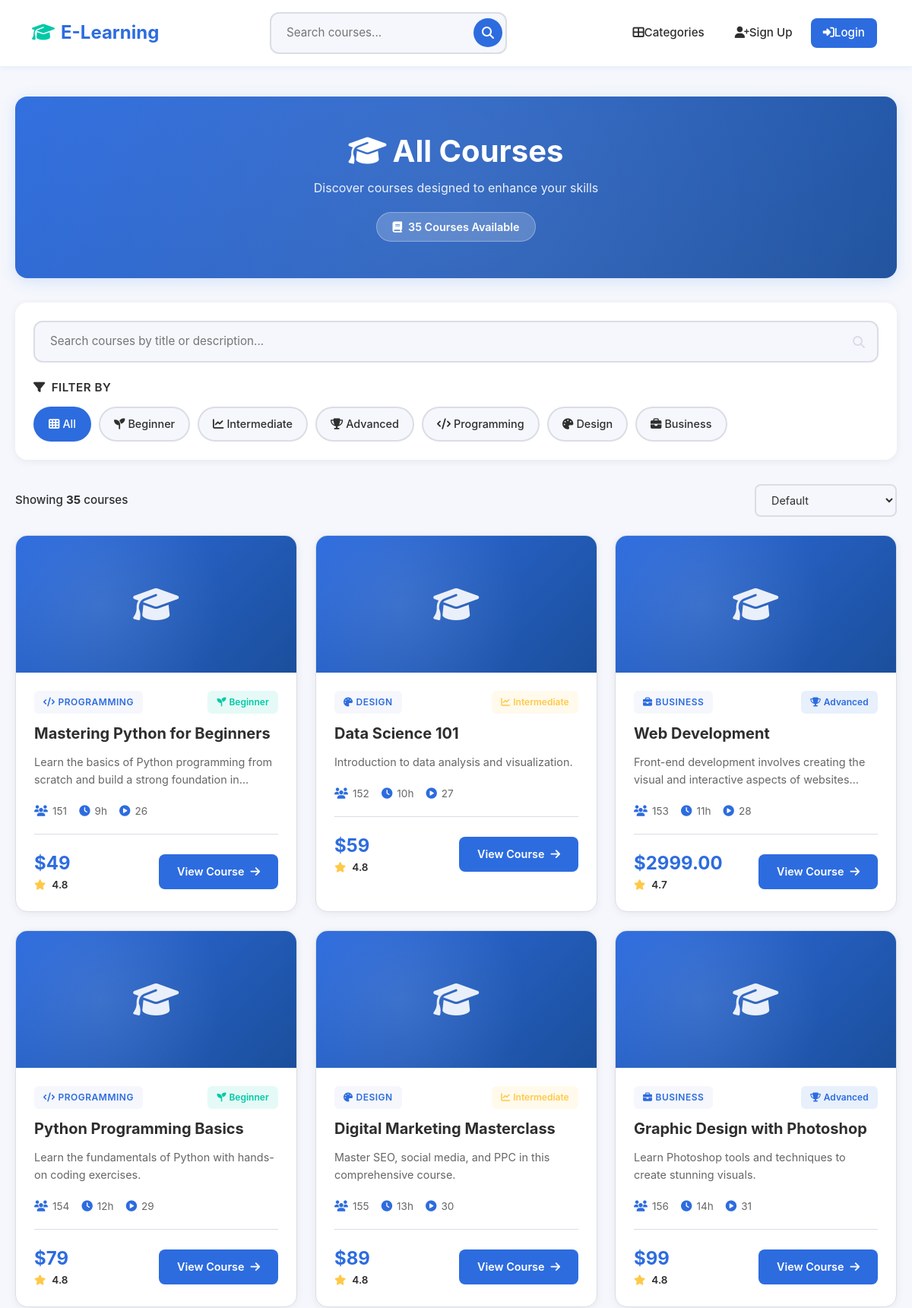
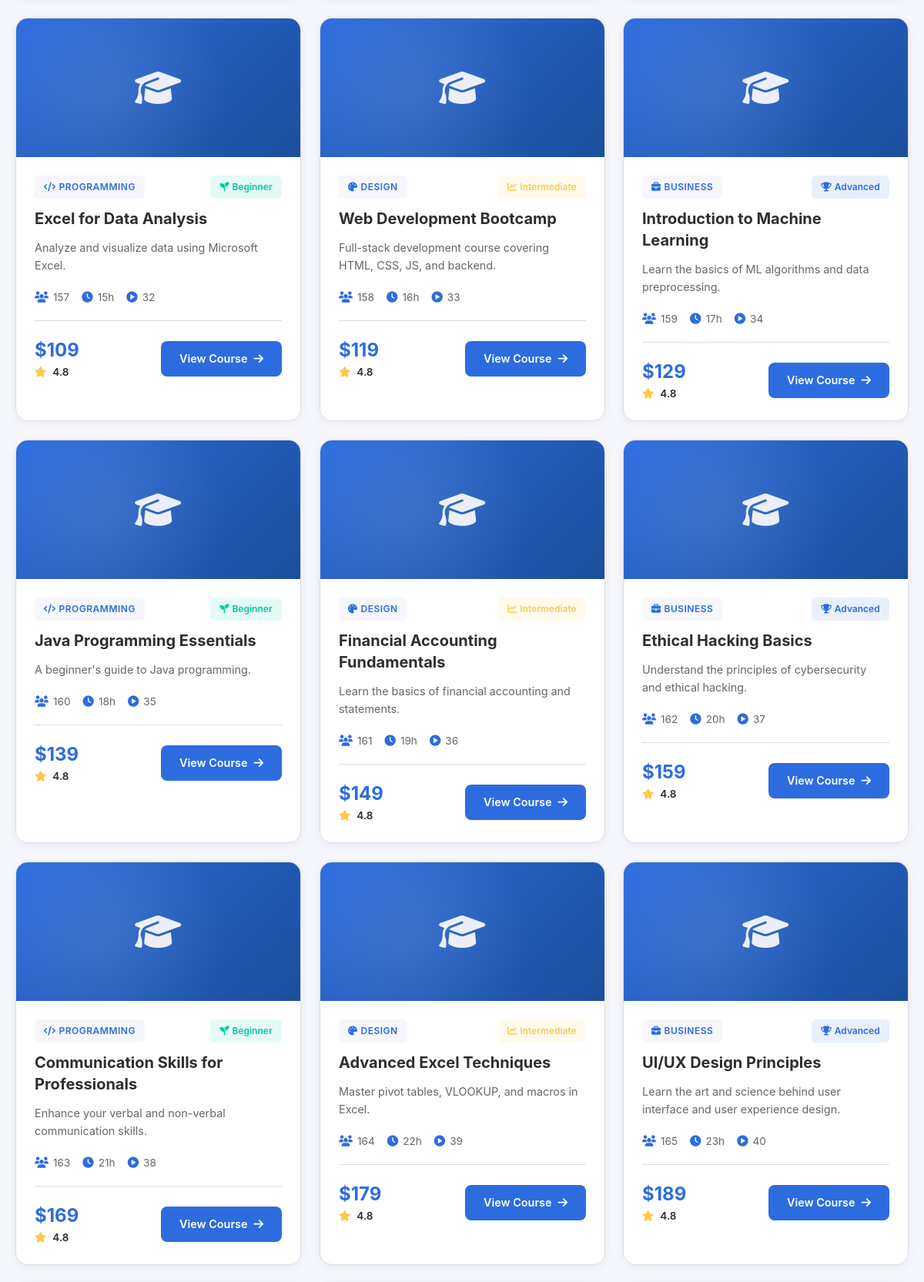
The page / (upper part) on the database its author committed (2 pictures, top to bottom).
### catalog/models.py (models this page shows, shortened)
class Course(models.Model):
    LEVEL_CHOICES = [
        ('Beginner', 'Beginner'),
        ('Intermediate', 'Intermediate'),
        ('Advanced', 'Advanced'),
    ]
    DURATION_CHOICES = [
        ('4 weeks', '4 weeks'),
        ('8 weeks', '8 weeks'),
        ('12 weeks', '12 weeks'),
        ('16 weeks', '16 weeks'),
        ('20 weeks', '20 weeks'),
    ]
    title = models.CharField(max_length=200)
    description = models.TextField()
    instructor = models.ForeignKey(User, on_delete=models.CASCADE)
    category = models.ForeignKey(Category, related_name='courses', on_delete=models.CASCADE)
    skills = models.CharField(max_length=500, blank=True)
    duration = models.CharField(
        max_length=20,
        choices=DURATION_CHOICES,
        default='4 weeks'
    )
    level = models.CharField(max_length=20, choices=LEVEL_CHOICES, default='Beginner')
    price = models.DecimalField(max_digits=6, decimal_places=2, null=True, blank=True)
    rating = models.FloatField(default=4.8)
    created_at = models.DateTimeField(auto_now_add=True)

### catalog/views.py (the view)
# urls.py: path('', views.course_list, name='course_list'),
def course_list(request):
    courses = Course.objects.all()
    return render(request, 'catalog/course_list.html', {'courses': courses})

### catalog/templates/catalog/course_list.html (shortened to what this page needs)
{% extends 'catalog/base.html' %}
{% block content %}
<div class="courses-header">
    <h1 class="courses-title">
        <i class="fas fa-graduation-cap me-2"></i>All Courses
    </h1>
    <p class="courses-subtitle">Discover courses designed to enhance your skills</p>
    {% if courses %}
        <div class="courses-count">
            <i class="fas fa-book me-2"></i>{{ courses|length }} Course{{ courses|length|pluralize }} Available
        </div>
    {% endif %}
</div>
<div class="filter-container">
    <div class="search-wrapper">
        <input type="text" class="search-input" id="searchInput" placeholder="Search courses by title or description...">
    </div>
    <h4 class="filter-title">
        <i class="fas fa-filter me-2"></i>Filter by
    </h4>
    <div class="filter-buttons">
        <button class="filter-btn active" data-filter="all">
            <i class="fas fa-th me-1"></i>All
        </button>
        <button class="filter-btn" data-filter="beginner">
            <i class="fas fa-seedling me-1"></i>Beginner
        </button>
        <button class="filter-btn" data-filter="intermediate">
            <i class="fas fa-chart-line me-1"></i>Intermediate
        </button>
        <button class="filter-btn" data-filter="advanced">
            <i class="fas fa-trophy me-1"></i>Advanced
        </button>
        <button class="filter-btn" data-filter="programming">
            <i class="fas fa-code me-1"></i>Programming
        </button>
        <button class="filter-btn" data-filter="design">
            <i class="fas fa-palette me-1"></i>Design
        </button>
        <button class="filter-btn" data-filter="business">
            <i class="fas fa-briefcase me-1"></i>Business
        </button>
    </div>
</div>
<div class="sort-wrapper">
    <div class="results-count" id="resultsCount">
        Showing <strong>{{ courses|length }}</strong> course{{ courses|length|pluralize }}
    </div>
    <select class="sort-select" id="sortSelect">
        <option value="default">Default</option>
    </select>
</div>
{% if courses %}
    <div class="courses-grid" id="coursesGrid">
        {% for course in courses %}
            <a href="{% url 'course_detail' course.pk %}" class="course-card" data-category="programming" data-level="beginner" data-title="{{ course.title|lower }}" data-price="49">
                <div class="course-thumbnail">
                    <i class="fas fa-graduation-cap"></i>
                </div>
                <div class="course-body">
                    <div class="course-header-row">
                        <div class="course-category">
                        </div>
                        <span class="course-level level-beginner">
                        </span>
                    </div>
                    <h3 class="course-title">{{ course.title }}</h3>
                    <p class="course-description">
                        {% if course.description %}
                            {{ course.description|truncatewords:15 }}
                        {% else %}
                            Master the fundamentals and advanced concepts of this comprehensive course designed for learners of all levels.
                        {% endif %}
                    </p>
                    <div class="course-stats">
                        <div class="stat-item">
                            <i class="fas fa-users"></i>
                            <span>{{ forloop.counter|add:150 }}</span>
                        </div>
                        <div class="stat-item">
                            <i class="fas fa-clock"></i>
                            <span>{{ forloop.counter|add:8 }}h</span>
                        </div>
                        <div class="stat-item">
                            <i class="fas fa-play-circle"></i>
                            <span>{{ forloop.counter|add:25 }}</span>
                        </div>
                    </div>
                    <div class="course-footer">
                        <div>
                            <div class="course-price">
                                {% if course.price %}
                                    ${{ course.price }}
                                {% else %}
                                    $49
                                {% endif %}
                            </div>
                            <div class="course-rating">
                                <i class="fas fa-star"></i>
                                <span>
                                    {% if course.rating %}
                                        {{ course.rating }}
                                    {% else %}
                                        4.8
                                    {% endif %}
                                </span>
                            </div>
                        </div>
                        <button class="view-btn" onclick="event.preventDefault(); window.location.href='{% url 'course_detail' course.pk %}';">
                            View Course<i class="fas fa-arrow-right"></i>
                        </button>
                    </div>
                </div>
            </a>
        {% endfor %}
    </div>
{% endif %}
{% endblock %}

### catalog/templates/catalog/base.html (style rules this page uses)
:root { --primary-blue: #2D6CDF; --dark-blue: #1B4F9C; --light-bg: #F5F7FC; --gray-border: #DADDE5; --dark-text: #2E2E2E; --yellow: #FFC947; --teal: #00C9A7; --white: #FFFFFF; --shadow-sm: 0 2px 8px rgba(45, 108, 223, 0.08); --shadow-md: 0 4px 16px rgba(45, 108, 223, 0.12); --shadow-lg: 0 8px 24px rgba(45, 108, 223, 0.15); --transition: all 0.3s cubic-bezier(0.4, 0, 0.2, 1); }
* { margin: 0; padding: 0; box-sizing: border-box; }
body { font-family: 'Inter', sans-serif; background: var(--light-bg); color: var(--dark-text); overflow-x: hidden; opacity: 0; transition: opacity 0.5s; }
.search-input { background: var(--light-bg); border: 2px solid var(--gray-border); border-radius: 50px; padding: 12px 50px 12px 20px; width: 100%; font-size: 0.95rem; transition: var(--transition); }
.course-card { background: var(--white); border-radius: 16px; overflow: hidden; box-shadow: var(--shadow-sm); transition: var(--transition); border: 2px solid transparent; }
.course-title { font-size: 1.25rem; font-weight: 600; margin-bottom: 12px; }
.course-price { font-size: 1.5rem; font-weight: 700; color: var(--primary-blue); }
.course-rating { color: var(--yellow); font-size: 0.9rem; }
.course-rating span { color: var(--dark-text); font-weight: 600; margin-left: 4px; }
.course-footer { display: flex; justify-content: space-between; align-items: center; gap: 12px; }

### rows shown on the page
Course: title "Mastering Python for Beginners", description "Learn the basics of Python programming from scratch and build a strong foundation…", shows "$49", rating "4.8"
Course: title "Data Science 101", description "Introduction to data analysis and visualization.", rating "4.8"
Course: title "Web Development", description "Front-end development involves creating the visual and interactive aspects of…", price "2999.00", rating "4.7"
Course: title "Python Programming Basics", description "Learn the fundamentals of Python with hands-on coding exercises.", rating "4.8"
Course: title "Digital Marketing Masterclass", description "Master SEO, social media, and PPC in this comprehensive course.", rating "4.8"
Course: title "Graphic Design with Photoshop", description "Learn Photoshop tools and techniques to create stunning visuals.", rating "4.8"
Course: title "Excel for Data Analysis", description "Analyze and visualize data using Microsoft Excel.", rating "4.8"
Course: title "Web Development Bootcamp", description "Full-stack development course covering HTML, CSS, JS, and backend.", rating "4.8"
Course: title "Introduction to Machine Learning", description "Learn the basics of ML algorithms and data preprocessing.", rating "4.8"
Course: title "Java Programming Essentials", description "A beginner's guide to Java programming.", rating "4.8"
Course: title "Financial Accounting Fundamentals", description "Learn the basics of financial accounting and statements.", rating "4.8"
Course: title "Ethical Hacking Basics", description "Understand the principles of cybersecurity and ethical hacking.", rating "4.8"
Course: title "Communication Skills for Professionals", description "Enhance your verbal and non-verbal communication skills.", rating "4.8"
Course: title "Advanced Excel Techniques", description "Master pivot tables, VLOOKUP, and macros in Excel.", rating "4.8"
Course: title "UI/UX Design Principles", description "Learn the art and science behind user interface and user experience design.", rating "4.8"

### other values the page prints
{{ courses|length }} "35"
